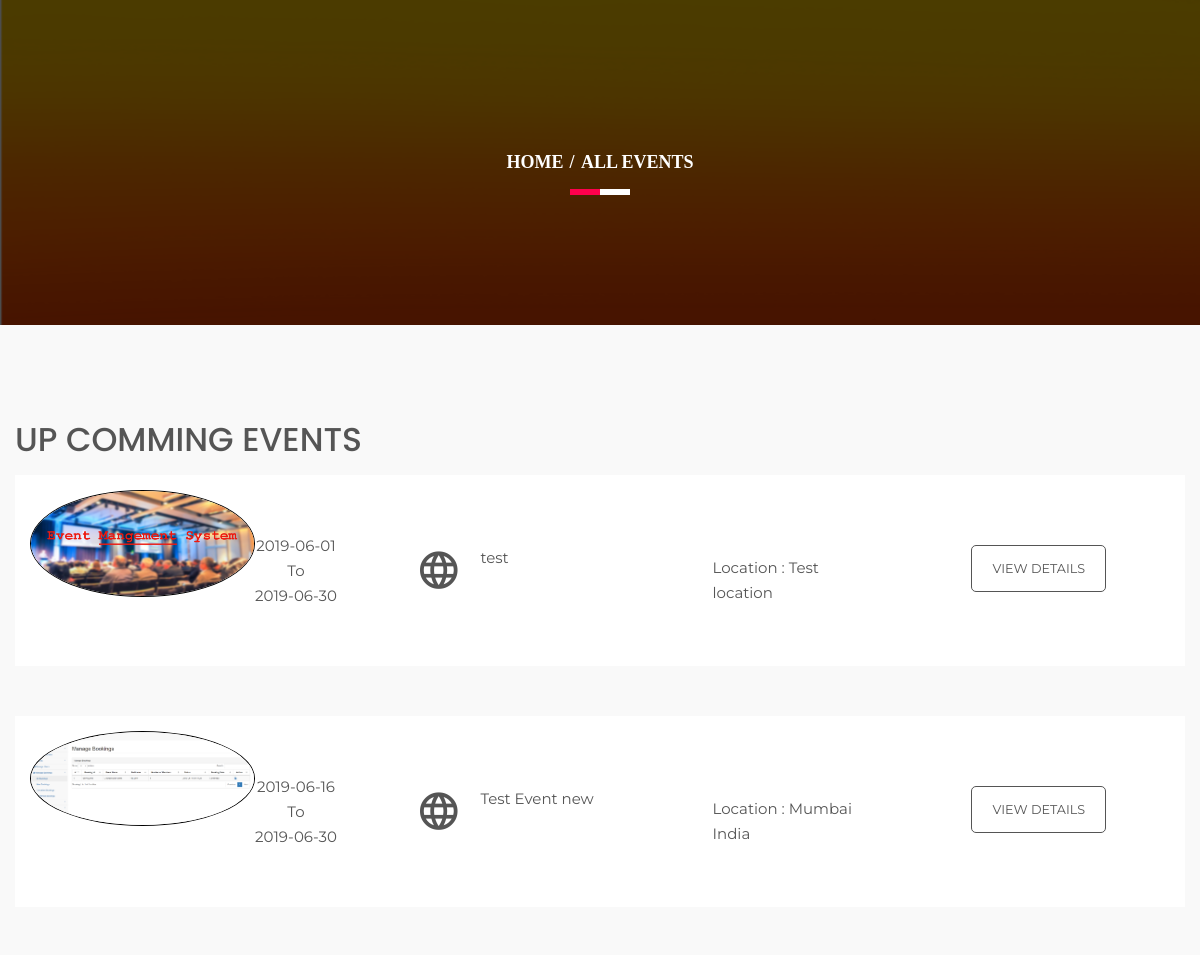
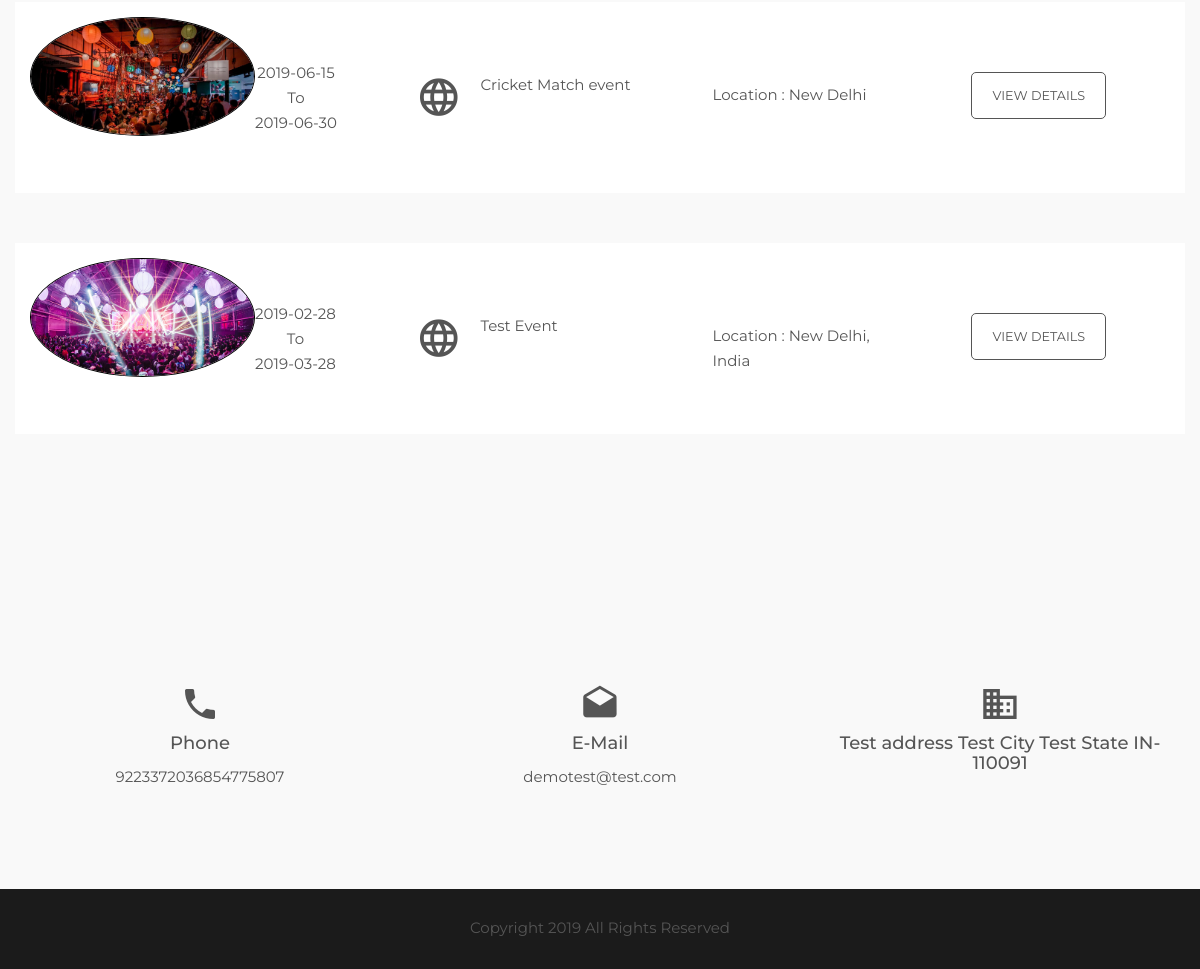
Screenshot of /ems/all-events.php with the database file from the repository (2 pictures, top to bottom).
### tables this page shows
CREATE TABLE `tblevents` (
  `id` int(11) NOT NULL,
  `CategoryId` char(10) DEFAULT NULL,
  `SponserId` char(10) DEFAULT NULL,
  `EventName` varchar(255) DEFAULT NULL,
  `EventDescription` mediumtext DEFAULT NULL,
  `EventStartDate` date DEFAULT NULL,
  `EventEndDate` date DEFAULT NULL,
  `EventLocation` varchar(255) DEFAULT NULL,
  `EventImage` varchar(255) DEFAULT NULL,
  `PostingDate` timestamp NULL DEFAULT current_timestamp(),
  `LastUpdationDate` timestamp NULL DEFAULT NULL ON UPDATE current_timestamp(),
  `IsActive` int(1) DEFAULT NULL
);

CREATE TABLE `tblgenralsettings` (
  `id` int(11) NOT NULL,
  `SiteName` varchar(200) DEFAULT NULL,
  `PhoneNumber` bigint(12) DEFAULT NULL,
  `EmailId` varchar(255) DEFAULT NULL,
  `address` mediumtext DEFAULT NULL,
  `footercontent` mediumtext DEFAULT NULL,
  `LastUpdationDate` timestamp NULL DEFAULT NULL ON UPDATE current_timestamp()
);

### ems/all-events.php (the view, shortened to what this page needs)
<?php
include('includes/config.php');
?>
<!doctype html>
<html class="no-js" lang="en">
    <head>
        <link rel="stylesheet" href="css/bootstrap.min.css">
        <link rel="stylesheet" href="css/animate.css">
        <link rel="stylesheet" href="css/meanmenu.min.css">
        <link rel="stylesheet" href="css/owl.carousel.css">
        <link rel="stylesheet" href="css/icofont.css">
        <link rel="stylesheet" href="css/nivo-slider.css">
        <link rel="stylesheet" href="css/animate-text.css">
        <link rel="stylesheet" href="css/material-design-iconic-font.min.css">
		<link rel="stylesheet" href="style.css">
        <link rel="stylesheet" href="css/responsive.css">
		<link href="css/color/skin-default.css" rel="stylesheet">
    </head>
    <body>
         <div class="wrapper single-blog">
           <div id="home" class="header-slider-area">
                   <?php include_once('includes/header.php');?>
            </div>
            <div class="breadcumb-area bg-overlay">
                <div class="container">
                    <ol class="breadcrumb">
                        <li><a href="index.php">Home</a></li>
                        <li class="active">All Events</li>
                    </ol>
                </div>
            </div>
       <div class="upcomming-events-area off-white ptb100">
                  <div class="container">
                      <div class="row">
                          <div class="col-xs-12">
                           <h1 class="section-title">Up Comming Events</h1>
                        </div>
                          <div class="total-upcomming-event col-md-12 col-sm-12 col-xs-12">
<?php
$isactive=1;
$sql = "SELECT EventName,EventLocation,EventStartDate,EventEndDate,EventImage,id from tblevents where IsActive=:isactive order by id desc ";
$query = $dbh -> prepare($sql);
$query->bindParam(':isactive',$isactive,PDO::PARAM_STR);
$query->execute();
$results=$query->fetchAll(PDO::FETCH_OBJ);
if($query->rowCount() > 0)
{
foreach($results as $row)
{
    ?>
                              <div class="single-upcomming shadow-box">
                                 <div class="col-md-4 hidden-sm col-xs-12">
                                     <div class="sue-pic">
                                        <img src="admin/eventimages/<?php echo htmlentities($row->EventImage);?>" alt="<?php echo htmlentities($row->EventName);?>" style="border:#000 1px solid">
                                     </div>
                                     <div class="sue-date-time text-center">
                                         <span><?php echo htmlentities($row->EventStartDate);?></span>To
                                         <span><?php echo htmlentities($row->EventEndDate);?></span>
                                     </div>
                                 </div>
                                 <div class="col-md-3 col-sm-5 col-xs-12">
                                    <div class="uc-event-title">
                                        <div class="uc-icon"><i class="zmdi zmdi-globe-alt"></i></div>
                                        <a href="#"><?php echo htmlentities($row->EventName);?></a>
                                    </div>
                                 </div>
                                 <div class="col-md-2 col-sm-3 col-xs-12">
                                     <div class="venu-no">
                                         <p>Location : <?php echo htmlentities($row->EventLocation);?></p>
                                     </div>
                                 </div>
                                 <div class="col-md-3 col-sm-4 col-xs-12">
                                     <div class="upcomming-ticket text-center">
<a href="event-details.php?evntid=<?php echo htmlentities($row->id);?>" class="btn-def bnt-2 small">View Details</a>
                                     </div>
                                 </div>
                              </div>
 <?php } }  else { ?>
 <p>No Record Found</p>
 <?php } ?>
                          </div>
                      </div>
                  </div>
              </div>
                 <?php include_once('includes/footer.php');?>
        </div>
    </body>
</html>

### ems/inlcudes/footer.php (shortened to what this page needs)
<?php
$ret = "Select  PhoneNumber,address,EmailId,footercontent from tblgenralsettings ";
$querys = $dbh -> prepare($ret);
$querys->execute();
$resultss=$querys->fetchAll(PDO::FETCH_OBJ);
if($querys->rowCount() > 0)
{
foreach($resultss as $rows)
{ ?>
 <div class="information-area off-white ptb100">
                    <div class="container">
                        <div class="row">
                            <div class="col-md-4 col-sm-3 col-xs-12">
                                <div class="single-information text-center">
                                    <div class="info-icon">
                                        <i class="zmdi zmdi-phone"></i>
                                    </div>
                                    <h4>Phone</h4>
                                    <p><?php echo htmlentities($rows->PhoneNumber);?></p>
                                </div>
                            </div>
                            <div class="col-md-4 col-sm-3 col-xs-12">
                                <div class="single-information text-center">
                                    <div class="info-icon">
                                        <i class="zmdi zmdi-email-open"></i>
                                    </div>
                                    <h4>E-Mail</h4>
                                    <p><a href="mailto:company@email.com"><?php echo htmlentities($rows->EmailId);?></a></p>
                                </div>
                            </div>
                            <div class="col-md-4 col-sm-3 col-xs-12">
                                <div class="single-information text-center">
                                    <div class="info-icon">
                                        <i class="zmdi zmdi-city-alt"></i>
                                    </div>
                                    <h4><?php echo htmlentities($rows->address);?></h4>
                                </div>
                            </div>
                        </div>
                    </div>
                </div>
            <div class="footer-area" align="center">
                <div class="container">
                    <div class="row">
                        <div class="col-md-12 col-sm-6 col-xs-12">
                            <div class="social-area">
                             <?php echo htmlentities($rows->footercontent);?>
                            </div>
                        </div>
                    </div>
                </div>
            </div>
            <?php }} ?>

### ems/style.css (style rules this page uses)
.container { width: 1200px }
html, body { height: 100%; font-family: 'Montserrat', sans-serif; font-size: 15px; color: #555; line-height: 25px; }
img { max-width: 100%; height: auto; }
p { margin: 0 0 15px }
h1, h2, h3, h4, h5, h6 { margin: 0 0 10px }
h1 { font-family: 'Poppins', sans-serif }
a { -webkit-transition: all 0.3s ease 0s; transition: all 0.3s ease 0s; text-decoration: none; color: #555; }
.ptb100 { padding: 100px 0 }
.off-white { background: #f9f9f9 }
.wrapper { background: #fff }
.header-slider-area { position: relative }
a.btn-def { border: 1px solid #f1f1f1; border-radius: 5px; color: #f1f1f1; display: inline-block; padding: 15px 30px; text-transform: uppercase; }
a.btn-def.bnt-2 { border: 1px solid #555; color: #555; padding: 10px 20px; }
a.btn-def.bnt-2.small { padding: 10px 20px }
.section-title { color: #555555; font-size: 33px; line-height: 30px; margin: 0 0 20px; text-transform: uppercase; }
.shadow-box { -webkit-transition: all 0.3s ease 0s; transition: all 0.3s ease 0s; }
.sue-pic > img { border-radius: 100% }
.sue-pic { float: left; text-align: center; width: 225px; }
.sue-date-time { display: inline-block; padding: 43px 0; }
.sue-date-time span { display: block }
.uc-icon { float: left; font-size: 45px; width: 23%; padding-top: 13px; }
.uc-event-title > a { color: #555; float: left; padding-top: 10px; width: 77%; }
.single-upcomming { background: #fff none repeat scroll 0 0; float: left; margin-bottom: 50px; min-height: 180px; padding: 15px 0; width: 100%; }
.uc-event-title { overflow: hidden; padding-top: 45px; }
.venu-no { padding-top: 65px }
.upcomming-ticket { padding-top: 55px }
.bg-overlay { position: relative; z-index: 1; }
.bg-overlay:before { background: #000 none repeat scroll 0 0; content: ""; height: 100%; left: 0; opacity: 0.85; -ms-filter: "progid:DXImageTransform.Microsoft.Alpha(Opacity=85)"; position: absolute; top: 0; width: 100%; z-index: -1; }
.breadcumb-area.bg-overlay:before { opacity: 0.7; -ms-filter: "progid:DXImageTransform.Microsoft.Alpha(Opacity=70)"; }
.info-icon { font-size: 40px; margin-bottom: 10px; }
.single-information > p { margin-bottom: 5px }
.single-information p:last-child { margin: 0 }
.footer-area { background: #1b1b1b none repeat scroll 0 0; height: 80px; line-height: 78px; }
.breadcumb-area { background: rgba(0, 0, 0, 0) url("img/bg.png") repeat scroll 0 0; padding: 150px 0; text-align: center; }
.breadcrumb { background-color: transparent; border-radius: 0; list-style: outside none none; margin-bottom: 0; padding: 0; position: relative; }
.breadcrumb > li + li:before { color: #fff; font-weight: 700; padding: 0 2px; }
.breadcrumb a, .breadcrumb li.active { color: #fff }
.breadcrumb li { font-family: popins; font-size: 18px; font-weight: 700; text-transform: uppercase; }
.breadcrumb:before, .breadcrumb:after { background: #fff none repeat scroll 0 0; bottom: -20px; content: ""; height: 6px; left: 50%; position: absolute; -webkit-transform: translateX(-50%); transform: translateX(-50%); width: 60px; }
.breadcrumb:after { background: #ff004d none repeat scroll 0 0; -webkit-transform: translateX(-100%); transform: translateX(-100%); width: 30px; }

### ems/CSS/color/skin-default.css (style rules this page uses)
.breadcrumb::after { background: #ff004d none repeat scroll 0 0; }

### rows the page displays
tblevents: EventImage+EventName (picture), EventStartDate "2019-06-01", EventEndDate "2019-06-30", EventName "test", EventLocation "Test location"
tblevents: EventImage (picture), EventStartDate "2019-06-16", EventEndDate "2019-06-30", EventName "Test Event new", EventLocation "Mumbai India"
tblevents: EventImage (picture), EventStartDate "2019-06-15", EventEndDate "2019-06-30", EventName "Cricket Match event", EventLocation "New Delhi"
tblevents: EventImage (picture), EventStartDate "2019-02-28", EventEndDate "2019-03-28", EventName "Test Event", EventLocation "New Delhi, India"
tblgenralsettings: PhoneNumber "9223372036854775807", EmailId "demotest@test.com", address "Test address Test City Test State IN-110091", footercontent "Copyright 2019 All Rights Reserved"
